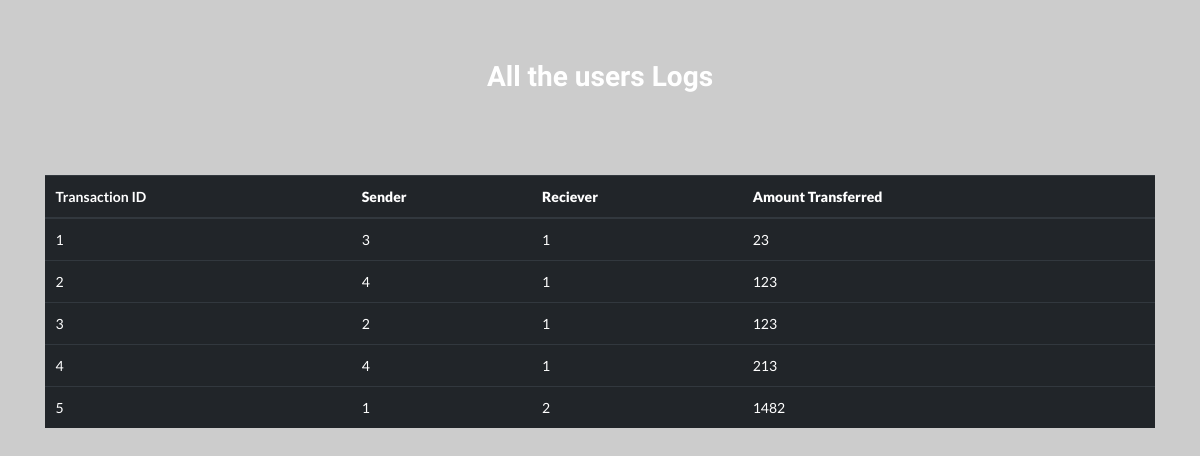
/logs, run on an earlier commit of the app's database.
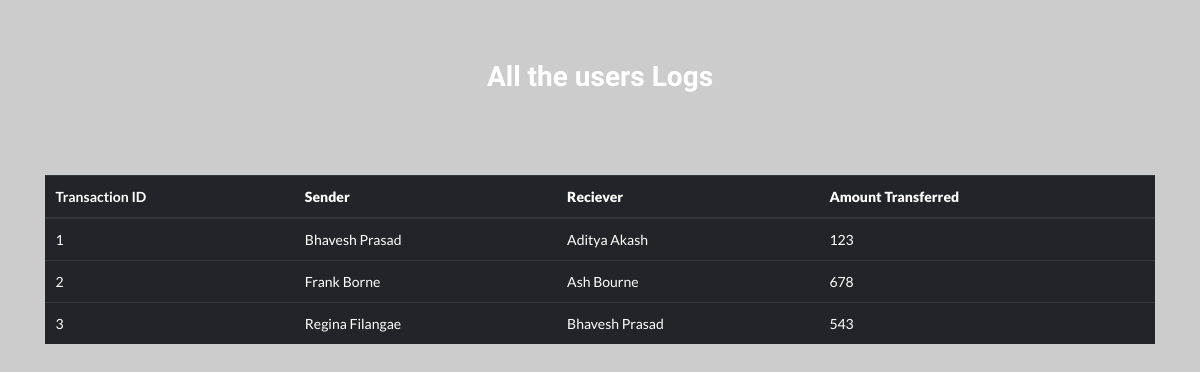
And on a later commit of the database.
### tables this page shows
CREATE TABLE LOGS (  TRANSACTION_ID integer primary key AUTOINCREMENT, Sender text  , Reciever text ,credit_number number);

### Sparks/__init__.py (the view)
@app.route('/logs')
def logs():
   con=sql.connect('Database.db')
   cur=con.cursor()
   log=cur.execute('Select * from logs').fetchall()
   return render_template('Logs.html',user_logs=log)

### Sparks/Templates/Logs.html (shortened to what this page needs)
<!doctype html>
<html lang="en">
  <head>
    <link rel="stylesheet" href="https://stackpath.bootstrapcdn.com/bootstrap/4.1.3/css/bootstrap.min.css">
    <link rel="stylesheet" href="https://cdn.jsdelivr.net/npm/semantic-ui@2.4.2/dist/semantic.min.css">
    <h1 style="text-align: center;margin-top: 2%  ; padding:1%;color: white;font-family: 'Shadows Into Light', cursive;">All the users Logs</i></h1>
  </head>
  <body>
    <div class="container" style="margin-top: 4%;padding-top: 2%; position: relative;background-color: rgba(143, 138, 138, 0);">
        <table class=" table table-boderless table-dark" >
            <thead>
              <tr>
                <th scope="col">Transaction ID</th>
                <th scope="col"><b>Sender</b></th>
                <th scope="col"><b>Reciever</b></th>
                <th scope="col"><b>Amount Transferred</b></th>
              </tr>
            </thead>
            <tbody>
              {% for log in user_logs %}
              <tr>
                <td>{{log[0]}}</td>
                <td>{{log[1]}}</td>
                <td>{{log[2]}}</td>
                <td>{{log[3]}}</td>
              </tr>
              {% endfor %}
            </tbody>
          </table>
    </div>
  </body>
</html>

### Sparks/Templates/Logs.html (style rules this page uses)
head { margin-top: 2%; }
body { background-image: url("https://wallpapercave.com/wp/wp2757874.gif"); background-color: #cccccc; background-position:center; width: 100%; height: auto; padding: 2%; }

What changed in the data, as far as the page shows it:
removed LOGS: TRANSACTION_ID "4", Sender "4", Reciever "1", credit_number "213"
removed LOGS: TRANSACTION_ID "5", Sender "1", Reciever "2", credit_number "1482"
changed LOGS id 1: Sender "3" → "Bhavesh Prasad"; Reciever "1" → "Aditya Akash"; credit_number "23" → "123"
changed LOGS id 2: Sender "4" → "Frank Borne"; Reciever "1" → "Ash Bourne"; credit_number "123" → "678"
changed LOGS id 3: Sender "2" → "Regina Filangae"; Reciever "1" → "Bhavesh Prasad"; credit_number "123" → "543"
